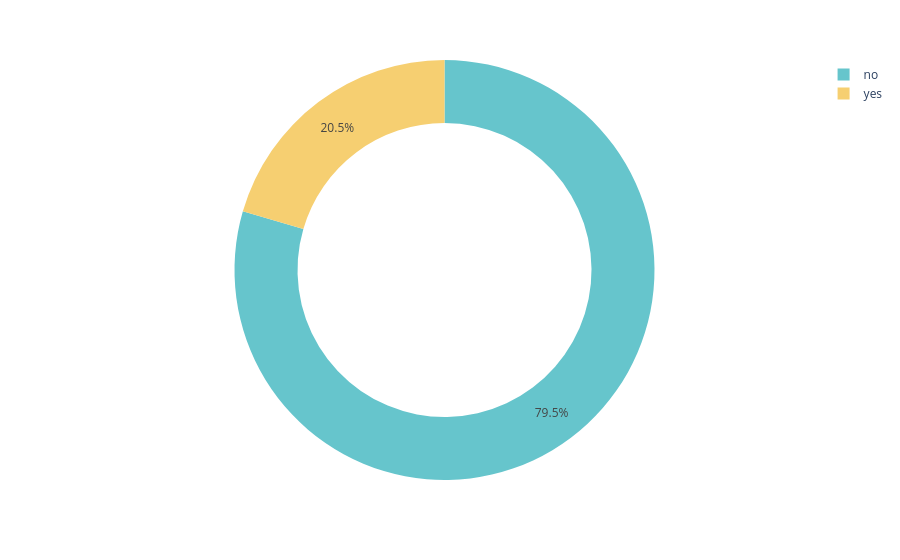

Notebook cell for this chart:
### Code cell
import plotly.express as px
fig = px.pie(df, names="smoker", color_discrete_sequence=px.colors.qualitative.Pastel, hole=0.7)
fig.show()

### Figure 1 — Plotly figure (JSON) as saved in the notebook; plotly's stock layout.template omitted (floating-point values rounded to 4 significant figures; data arrays with more than 128 entries replaced by an {"elided": "..."} marker saying what was removed)
{"data": [{"domain": {"x": [0, 1], "y": [0, 1]}, "hole": 0.7, "hovertemplate": "smoker=%{label}<extra></extra>", "labels": {"elided": "1337 str values"}, "legendgroup": "", "name": "", "showlegend": true, "type": "pie"}], "layout": {"legend": {"tracegroupgap": 0}, "margin": {"t": 60}, "piecolorway": ["rgb(102, 197, 204)", "rgb(246, 207, 113)", "rgb(248, 156, 116)", "rgb(220, 176, 242)", "rgb(135, 197, 95)", "rgb(158, 185, 243)", "rgb(254, 136, 177)", "rgb(201, 219, 116)", "rgb(139, 224, 164)", "rgb(180, 151, 231)", "rgb(179, 179, 179)"]}}
